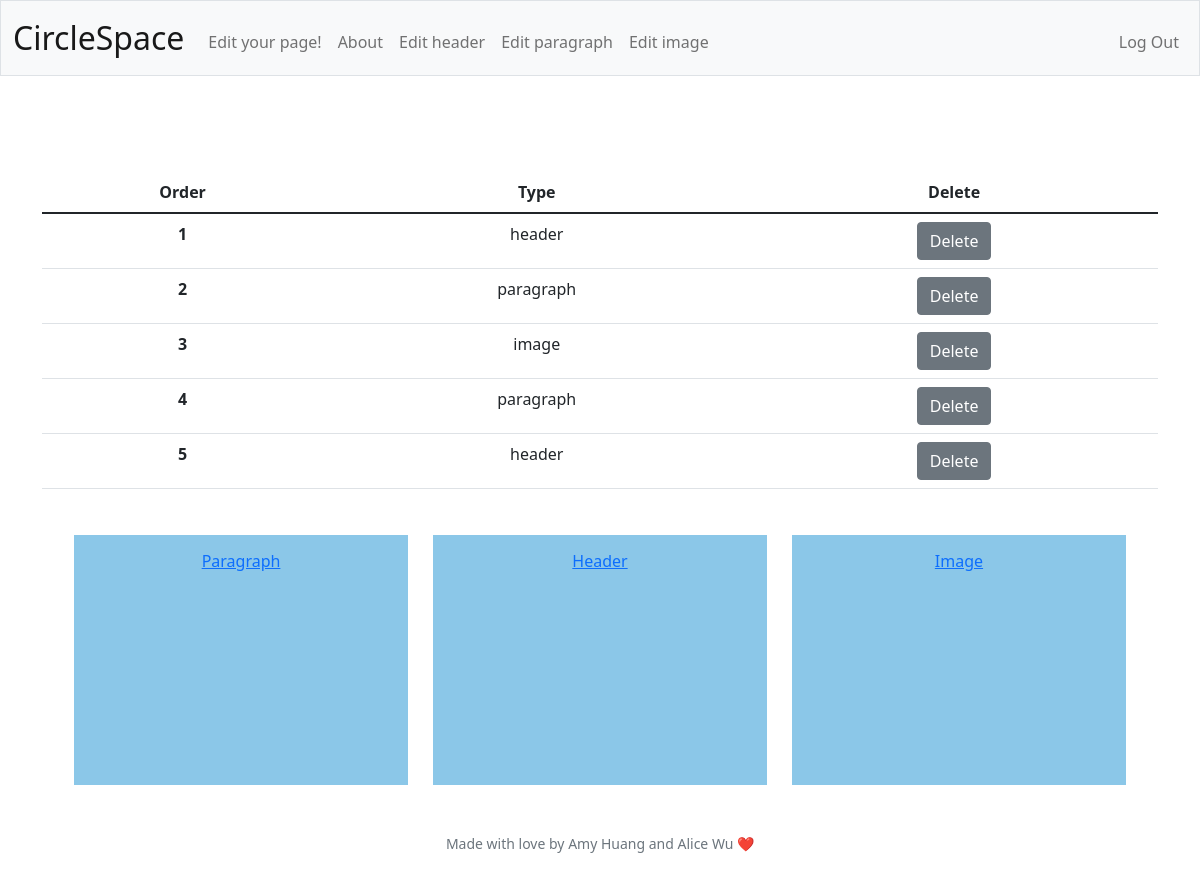
The app's page /edit (signed in), older data.
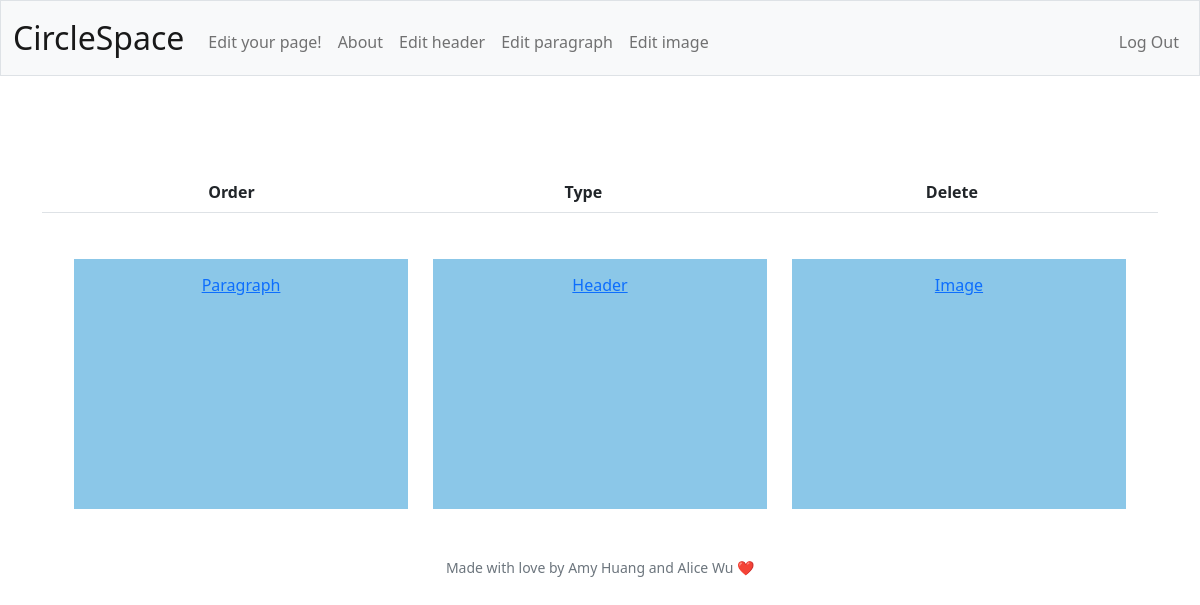
The same page, newer data.
### tables this page shows
CREATE TABLE segments (
    segment_id INTEGER PRIMARY KEY AUTOINCREMENT NOT NULL,
    user_id INTEGER NOT NULL,
    segment_type TEXT NOT NULL,
    content TEXT NOT NULL,
    location INTEGER NOT NULL,
    FOREIGN KEY(user_id) REFERENCES users(user_id)
);

### app.py (the view, shortened to what this page needs)
@app.route("/edit", methods=["GET", "POST"])
@login_required
def edit():
    if request.method == "GET":
        user_id = session["user_id"]
        segments = db.execute("SELECT segment_type, location FROM segments WHERE user_id = ? ORDER BY location", user_id)
        return render_template("edit.html", segments=segments)

### app.py (called while the page is built)
@app.after_request
def after_request(response):
    response.headers["Cache-Control"] = "no-cache, no-store, must-revalidate"
    response.headers["Expires"] = 0
    response.headers["Pragma"] = "no-cache"
    return response

### helpers.py (called while the page is built)
def login_required(f):
    @wraps(f)
    def decorated_function(*args, **kwargs):
        if session.get("user_id") is None:
            return redirect("/login")
        return f(*args, **kwargs)
    return decorated_function

### templates/edit.html (shortened to what this page needs)
{% extends "layout.html" %}
{% block main %}
<main class="container py-5 text-center">
    <table class="table">
        <thead>
            <tr>
                <th scope="col">Order</th>
                <th scope="col">Type</th>
                <th scope="col">Delete</th>
            </tr>
        </thead>
        <tbody>
            <form action="/edit" method="post">
                {% for segment in segments %}
                    <tr>
                        <th scope="row">{{ segment["location"] }}</th>
                        <td>{{ segment["segment_type"] }}</td>
                        <td><button class="btn btn-secondary" type="submit" name="delete-button" value="{{ segment["location"] }}">Delete</button></td>
                    </tr>
                {% endfor %}
            </form>
        </tbody>
    </table>
<div>
    <a class="button" href="/edit-paragraph">Paragraph</a>
    <a class="button" href="/edit-header">Header</a>
    <a class="button" href="/edit-image">Image</a>
</div>
{% endblock %}

### templates/layout.html (shortened to what this page needs)
<!DOCTYPE html>
<html lang="en">
    <head>
        <link href="https://cdn.jsdelivr.net/npm/bootstrap@5.1.3/dist/css/bootstrap.min.css" rel="stylesheet">
        <link href="/static/styles.css" rel="stylesheet">
    </head>
    <body>
        <nav class="bg-light border navbar navbar-expand-md navbar-light">
            <div class="container-fluid">
                <a class="navbar-brand" href="/">CircleSpace</a>
                <div class="collapse navbar-collapse" id="navbar">
                    {% if session["user_id"] %}
                        <ul class="navbar-nav me-auto mt-2">
                            <li class="nav-item"><a class="nav-link" href="/edit">Edit your page!</a></li>
                            <li class="nav-item"><a class="nav-link" href="/about">About</a></li>
                            <li class="nav-item"><a class="nav-link" href="/edit-header">Edit header</a></li>
                            <li class="nav-item"><a class="nav-link" href="/edit-paragraph">Edit paragraph</a></li>
                            <li class="nav-item"><a class="nav-link" href="/edit-image">Edit image</a></li>
                        </ul>
                        <ul class="navbar-nav ms-auto mt-2">
                            <li class="nav-item"><a class="nav-link" href="/logout">Log Out</a></li>
                        </ul>
                    {% else %}
                        <ul class="navbar-nav ms-auto mt-2">
                            <li class="nav-item"><a class="nav-link" href="/register">Register</a></li>
                            <li class="nav-item"><a class="nav-link" href="/login">Log In</a></li>
                        </ul>
                    {% endif %}
                </div>
            </div>
        </nav>
        <main class="container-fluid py-5 text-center">
            {% block main %}{% endblock %}
        </main>
        <footer class="mb-5 small text-center text-muted">
            Made with love by Amy Huang and Alice Wu ❤️
        </footer>
    </body>
</html>

### static/styles.css (style rules this page uses)
nav .navbar-brand { font-size: xx-large; }
.button { display: inline-block; width: 30%; height: 250px; border: none; background-color: #8bc7e8; padding: 14px 28px; font-size: 16px; cursor: pointer; text-align: center; margin-left: 10px; margin-right: 10px; margin-top: 30px; }

Row changes from the older to the newer data that the page shows:
removed segments: location "1", segment_type "header"
removed segments: location "2", segment_type "paragraph"
removed segments: location "3", segment_type "image"
removed segments: location "4", segment_type "paragraph"
removed segments: location "5", segment_type "header"
